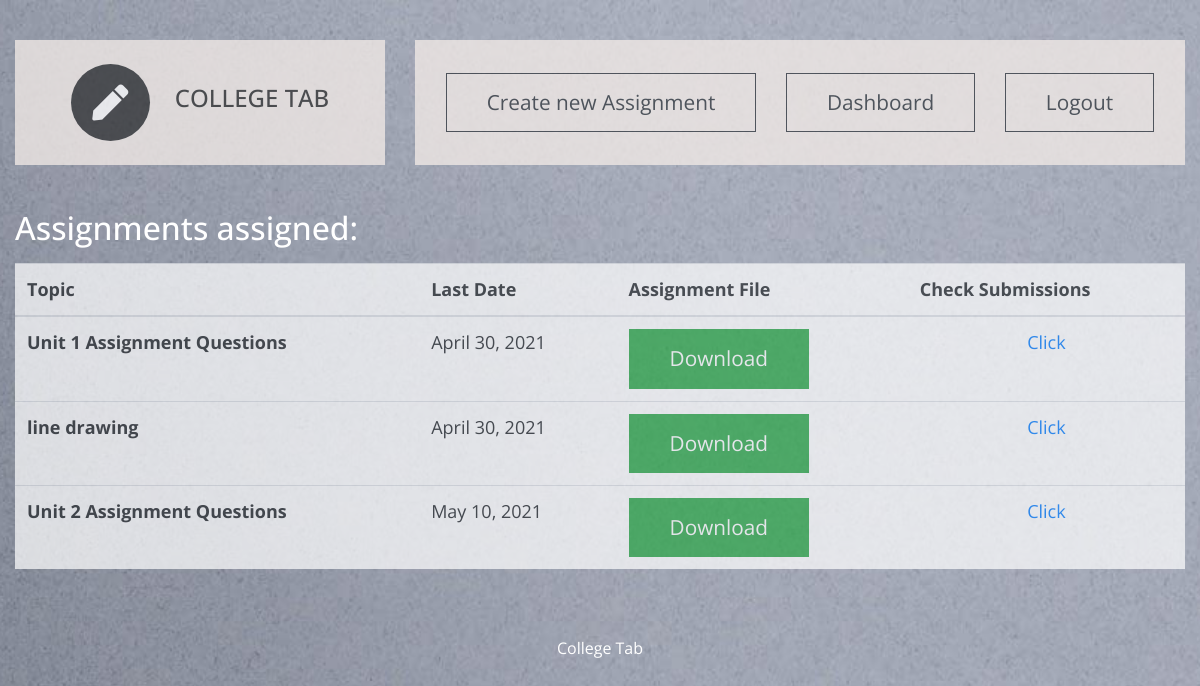
The page /t_dashboard/t_sub_assign/7/IT-601/1 (signed in) on the database its author committed.
### ctapp/models.py (models this page shows, shortened)
class assignment(models.Model):
    c_id  = models.ForeignKey(Class,on_delete=models.CASCADE)   #class id
    s_id = models.ForeignKey(subject,on_delete=models.CASCADE)  #subject id
    t_id = models.ForeignKey(teacher,on_delete=models.CASCADE)  #teacher id
    topic = models.CharField(max_length=50)
    last_date = models.DateField()
    assignfile = models.FileField(upload_to=get_directory_for_assignment_details,default="p.pdf")

### ctapp/views.py (the view, shortened to what this page needs)
# urls.py: path('t_sub_assign/<int:id>/<str:sub_id>/<int:class_id>', views.teacher_subject_assign,name='t_subject_assignment_list'),#list of assign
@login_required(login_url='t_login/')
def teacher_subject_assign(request, id, sub_id,class_id):           # to list assignements given subject and class
    form = AssignCreateForm()
    template = loader.get_template('teacher dashboard assignments.html')
    print(id,sub_id,class_id)
    current_teacher = teacher.objects.get(id=id)
    current_subject = subject.objects.get(subject_code=sub_id)
    current_class=Class.objects.get(id=class_id)
    assignment_list = get_assignment_teacher(current_subject,current_teacher)
    context = {'teacher':current_teacher,'assignment_list':assignment_list,'subject':current_subject,'class':current_class,'form':form}
    return HttpResponse(template.render(context, request))

### ctapp/views.py (called while the page is built)
def get_assignment_teacher(current_subject,current_teacher):
    try:
        return assignment.objects.filter(t_id=current_teacher).filter(s_id=current_subject)
    except teacher_assign.DoesNotExist:
        return False

### ctapp/templates/teacher dashboard assignments.html (shortened to what this page needs)
<!DOCTYPE html>
<html lang="en">
{% load static %}
{% load widget_tweaks %}
  <head>
    <link rel="stylesheet" href="{% static 'css/all.min.css' %}" />
    <link rel="stylesheet" href="{% static 'css/bootstrap.min.css' %}" />
    <link rel="stylesheet" href="{% static 'css/templatemo-style.css' %}" />
  </head>
  <body id="assignmentPage">
    <div class="parallax-window" data-parallax="scroll" data-image-src="{% static 'img/assignments.jpg' %}">
      <div class="container-fluid">
        <div class="row tm-brand-row">
          <div class="col-lg-4 col-11">
            <div class="tm-brand-container tm-bg-white-transparent">
              <i class="fas fa-2x fa-pen tm-brand-icon"></i>
              <div class="tm-brand-texts">
                <h1 class="text-uppercase tm-brand-name">College Tab</h1>
              </div>
            </div>
          </div>
          <div class="col-lg-8 col-1">
            <div class="tm-nav">
              <nav
                class="navbar navbar-expand-lg navbar-light tm-bg-white-transparent tm-navbar">
                <div class="collapse navbar-collapse" id="navbarNav">
                  <ul class="navbar-nav">
                    <li class="nav-item">
                        <button data-toggle="collapse" data-target="#uploader" class="btn btn-outline-dark">Create new Assignment</a>
                    </li>
                    <li class="nav-item">
                      <a href="{% url 'teacher:t_db' teacher.id %}" class="btn btn-outline-dark">
                        Dashboard
                      </a>
                    </li>
                    <li class="nav-item">
                      <a href="{% url 't_logout' %}" class="btn btn-outline-dark">
                        Logout
                      </a>
                    </li>
                  </ul>
                </div>
              </nav>
            </div>
          </div>
        </div>
        <section class="row" id="tmServices">
            <div class="col-12">
              <p><h2 style="color:white;">Assignments assigned:</h2></p>
                  <div id="assignments">
                    <table class="table table-hover">
                      <thead>
                        <tr>
                          <th scope="col">Topic</th>
                          <th scope="col">Last Date</th>
                          <th scope="col">Assignment File</th>
                          <th scope="col">Check Submissions</th>
                        </tr>
                      </thead>
                      <tbody>
                        {% for a in assignment_list %}
                        <tr>
                          <th scope="row">{{a.topic}}</th>
                          <td>{{a.last_date}}</td>
                          <td><a href="{{ a.assignfile.url }}" download class="btn btn-success assign_btn">Download</a></td>
                          <td class="text-center"><a href="{% url 'teacher:t_assign_submit' a.id %}">Click</a></td>
                        </tr>
                        {% endfor %}
                      </tbody>
                    </table>
                  </div>
            </div>
        </section>
         <footer class="row">
            <p class="col-12 text-white text-center tm-copyright-text">
              College Tab
            </p>
          </footer>
        </div>
      </div>
    </body>
  </html>

### ctapp/static/css/templatemo-style.css (style rules this page uses)
html { scroll-behavior: smooth; }
body { font-family: "Open Sans", Arial, Helvetica, sans-serif; font-size: 18px; font-weight: 400; color: #6b6b6b; overflow-x: hidden; }
a, button { transition: all 0.3s ease; }
.container-fluid { max-width: 1310px; }
.parallax-window { min-height: 1100px; background: transparent; }
.tm-bg-white-transparent { background-color: rgba(255, 255, 255, 0.8); }
.tm-brand-row { align-items: center; padding-top: 40px; padding-bottom: 28px; }
.tm-brand-container { max-width: 500px; height: 125px; display: flex; align-items: center; justify-content: center; }
.tm-brand-icon { width: 79px; height: 77px; display: flex; align-items: center; justify-content: center; background-color: #333436; color: white; border-radius: 50%; margin-right: 25px; }
.tm-brand-name { font-size: 1.5rem; color: #333333; }
::placeholder { color: black; opacity: 1; }
.tm-navbar { max-width: 840px;min-height: 125px;justify-content:; }
.tm-navbar .navbar-nav { width: 100%; display: flex; align-items: center; justify-content: space-around; }
.nav-item { position: relative; }
.btn { border-radius: 0; padding: 13px 40px; font-size: 1.3rem; }
p { line-height: 1.7; }
.tm-copyright-text { font-size: 1rem; padding-top: 50px; padding-bottom: 45px; }
.tm-bg-white-transparent { background-color: #F2EBE7;; opacity: 0.77; color: #F4F3F2; font-weight: bold; }
.text-center { align-self: center; }
#assignments { background-color: white; opacity: 0.7; }

### rows shown on the page
assignment: topic "Unit 1 Assignment Questions", last_date "April 30, 2021"
assignment: topic "line drawing", last_date "April 30, 2021"
assignment: topic "Unit 2 Assignment Questions", last_date "May 10, 2021"
